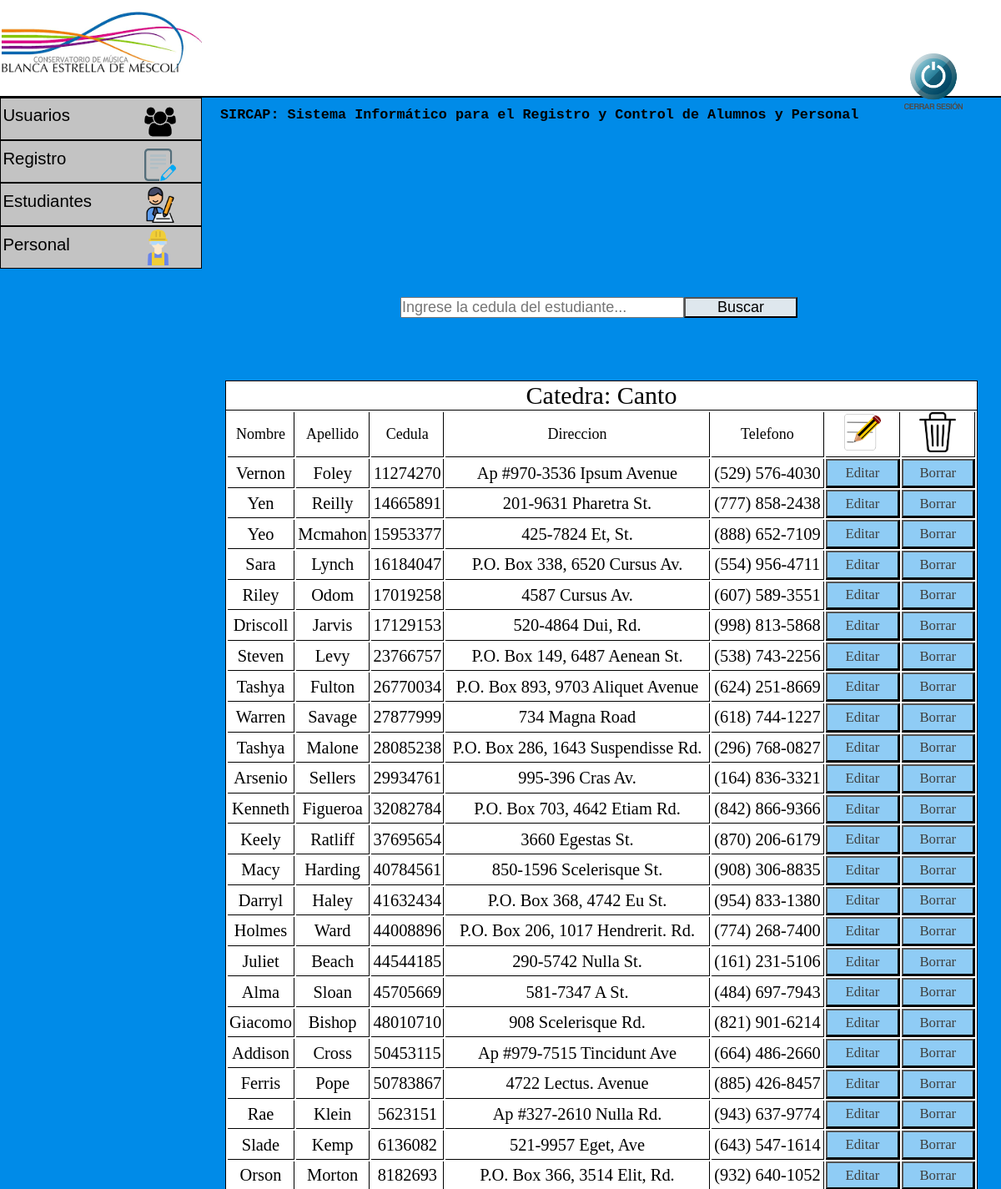
Screenshot of /admin/gestion_de_estudiantes/catedraCanto.php (signed in) with the database file from the repository.
### tables this page shows
CREATE TABLE `estudiantes` (
  `nombre` varchar(20) NOT NULL,
  `apellido` varchar(20) NOT NULL,
  `cedula` varchar(10) NOT NULL,
  `direccion` varchar(40) NOT NULL,
  `telefono` varchar(20) NOT NULL,
  `catedra` varchar(1) NOT NULL,
  `agrupacion` varchar(1) NOT NULL,
  `formacion` varchar(1) NOT NULL
);

### admin/gestion_de_estudiantes/catedraCanto.php (the view, shortened to what this page needs)
  <?php
  include '../../php/conexion.php';
$sql="SELECT nombre,apellido,cedula,direccion,telefono FROM estudiantes WHERE catedra = 6";
$resultado=$conexion->query($sql);
?>
<!DOCTYPE html>
<html lang="es">
<link rel="stylesheet" type="text/css" href="../../css/index.css">
<head>
</head>
<body>
  <header>
    <h2 class="titulo"> SIRCAP: Sistema Informático para el Registro y Control de Alumnos y Personal </h2>
    <img src="../../img/conservatorio logo.png" class="logo">
    <a href="../../php/cierreSesion.php"><img src="../../img/cerrar.png" class="cerrar"></a>
  </header>
  <div id="menu">
    <ul>
      <li><a href="">Usuarios</a> <img id="usuarios" src="../../img/usuarios.png">
      </li>
      <li><a href="">Registro</a> <img id="registro" src="../../img/registro.png">
      </li>
      <li><a href="">Estudiantes<img id="estudiante" src="../../img/estudiante.png"></a>
      </li>
      <li><a href="">Personal<img id="personal" src="../../img/obrero.png"></a>
      </li>
    </ul>
  </div>
 <div>
      <form id="busqueda" method="POST" action="../../php/buscarEstudiante.php" name="busqueda" >
          <input id="barraBusqueda" maxlength="8" placeholder="Ingrese la cedula del estudiante..." name="busqueda" size="30" type="text" />
          <button id="botonBusqueda" type="submit" onclick="validacionBusqueda()">Buscar</button>
      </form>
  </div>
  <div class="tablaRegistro">
<table>
    <thead>
      <caption>Catedra: Canto</caption>
          <tr class="tituloTabla">
          <td>Nombre</td>
              <td>Apellido</td>
              <td>Cedula</td>
              <td>Direccion</td>
              <td>Telefono</td>
              <td class="columnaImagen"><img id="editarRegistro" src="../../img/editar.png"></td>
              <td class="columnaImagen"><img id="borrarRegistro" src="../../img/borrar.png"></td>
          </tr>
    </thead>
    <tbody>
        <?php
        while ($row=$resultado->fetch_assoc()) {
            ?>
            <tr>
                <td><?php echo $row['nombre'];?></td>
                <td><?php echo $row['apellido'];?></td>
                <td><?php echo $row['cedula'];?></td>
                <td><?php echo $row['direccion'];?></td>
                <td><?php echo $row['telefono'];?></td>
                <td>
                    <form method="POST" action="../../php/editarEstudiante.php">
                        <button type="submit"> Editar <input type="hidden" name="cedula" value="<?php echo $row['cedula']?>"> </button>
                    </form>
                </td>
                <td>
                    <form method="POST" action="../../php/eliminarEstudiante.php">
                        <button type="submit"> Borrar <input type="hidden" name="cedula" value="<?php echo $row['cedula']?>"> </button>
                    </form>
                </td>
            </tr>
        <?php
        }
        ?>
    </tbody>
</table>
  </div>
</body>
</html>

### css/index.css (style rules this page uses)
* { margin: 0; padding: 0; }
body { background-color: #008BE8; }
.titulo { font-family: Courier, monospace; font-size: 1.4vw; position: absolute; left: 22%; top: 9%; }
.logo { width: 20%; margin-left: 0.2%; }
header { background-color: white; border-bottom: 2px solid; }
.cerrar { position: absolute; left: 90%; top: 4.5%; width: 6.5%; }
#menu ul, li { list-style: none; margin: 0; padding: 0; }
#menu ul { position: relative; z-index: 597; float: left; }
#menu ul li { float: left; min-height: 1px; line-height: 1em; vertical-align: middle; }
#menu ul li { float: none; }
#menu { width: 20%; }
#menu span, #menu a { display: inline-block; font-family: Arial, Helvetica, sans-serif; font-size: 1.7vw; text-decoration: none; }
#menu:after, #menu ul:after { content: ''; display: block; clear: both; }
#menu ul, #menu li { width: 100%; }
#menu li { background: #C3C3C3; border: 1px solid black; }
#menu a { color: black; line-height: 160%; padding: 2% 15% 5% 1%; width: 25%; }
#usuarios { width: 16%; position: absolute; left: 72%; top: 5%; }
#registro { width: 16%; position: absolute; left: 72%; top: 30%; }
#estudiante { width: 18%; position: absolute; left: 71%; top: 52%; }
#personal { width: 18%; position: absolute; left: 70%; top: 77%; }
#usuarios { font-size: 1.5vw; text-align: center; }
#busqueda { position: absolute; left: 40%; top: 25%; }
#barraBusqueda { font-size: 1.5vw; }
#botonBusqueda { font-size: 1.5vw; position: absolute; width: 40%; background-color: #DEE7ED; }
.tablaRegistro { position: absolute; left: 22.5%; top: 32%; background-color: white; border:1px solid black; width: 75%; }
table { width: 100%; height: 15em; }
.tablaRegistro caption { font-size: 2.5vw; text-align: center; border-bottom: 1px solid black }
.tablaRegistro td { border-bottom: 1px solid black; text-align: center; font-size: 1.7vw; border-right: 1px solid black; height: 1.5em; }
.tituloTabla td { font-size: 1.5vw; text-align: center; border-bottom: 1px solid black; border-right: 1px solid black; }
.columnaImagen { width: 10%; }
#editarRegistro { width: 50%; }
#borrarRegistro { width: 50%; }
table form button { font-size: 1.4vw; width: 100%; color: #3F3F3F; height: 2em; background-color: #008BE870; font-family: 'Arial Black'; }

### rows the page displays
estudiantes: nombre "Vernon", apellido "Foley", cedula "11274270", direccion "Ap #970-3536 Ipsum Avenue", telefono "(529) 576-4030"
estudiantes: nombre "Yen", apellido "Reilly", cedula "14665891", direccion "201-9631 Pharetra St.", telefono "(777) 858-2438"
estudiantes: nombre "Yeo", apellido "Mcmahon", cedula "15953377", direccion "425-7824 Et, St.", telefono "(888) 652-7109"
estudiantes: nombre "Sara", apellido "Lynch", cedula "16184047", direccion "P.O. Box 338, 6520 Cursus Av.", telefono "(554) 956-4711"
estudiantes: nombre "Riley", apellido "Odom", cedula "17019258", direccion "4587 Cursus Av.", telefono "(607) 589-3551"
estudiantes: nombre "Driscoll", apellido "Jarvis", cedula "17129153", direccion "520-4864 Dui, Rd.", telefono "(998) 813-5868"
estudiantes: nombre "Steven", apellido "Levy", cedula "23766757", direccion "P.O. Box 149, 6487 Aenean St.", telefono "(538) 743-2256"
estudiantes: nombre "Tashya", apellido "Fulton", cedula "26770034", direccion "P.O. Box 893, 9703 Aliquet Avenue", telefono "(624) 251-8669"
estudiantes: nombre "Warren", apellido "Savage", cedula "27877999", direccion "734 Magna Road", telefono "(618) 744-1227"
estudiantes: nombre "Tashya", apellido "Malone", cedula "28085238", direccion "P.O. Box 286, 1643 Suspendisse Rd.", telefono "(296) 768-0827"
estudiantes: nombre "Arsenio", apellido "Sellers", cedula "29934761", direccion "995-396 Cras Av.", telefono "(164) 836-3321"
estudiantes: nombre "Kenneth", apellido "Figueroa", cedula "32082784", direccion "P.O. Box 703, 4642 Etiam Rd.", telefono "(842) 866-9366"
estudiantes: nombre "Keely", apellido "Ratliff", cedula "37695654", direccion "3660 Egestas St.", telefono "(870) 206-6179"
estudiantes: nombre "Macy", apellido "Harding", cedula "40784561", direccion "850-1596 Scelerisque St.", telefono "(908) 306-8835"
estudiantes: nombre "Darryl", apellido "Haley", cedula "41632434", direccion "P.O. Box 368, 4742 Eu St.", telefono "(954) 833-1380"
estudiantes: nombre "Holmes", apellido "Ward", cedula "44008896", direccion "P.O. Box 206, 1017 Hendrerit. Rd.", telefono "(774) 268-7400"
estudiantes: nombre "Juliet", apellido "Beach", cedula "44544185", direccion "290-5742 Nulla St.", telefono "(161) 231-5106"
estudiantes: nombre "Alma", apellido "Sloan", cedula "45705669", direccion "581-7347 A St.", telefono "(484) 697-7943"
estudiantes: nombre "Giacomo", apellido "Bishop", cedula "48010710", direccion "908 Scelerisque Rd.", telefono "(821) 901-6214"
estudiantes: nombre "Addison", apellido "Cross", cedula "50453115", direccion "Ap #979-7515 Tincidunt Ave", telefono "(664) 486-2660"
estudiantes: nombre "Ferris", apellido "Pope", cedula "50783867", direccion "4722 Lectus. Avenue", telefono "(885) 426-8457"
estudiantes: nombre "Rae", apellido "Klein", cedula "5623151", direccion "Ap #327-2610 Nulla Rd.", telefono "(943) 637-9774"
estudiantes: nombre "Slade", apellido "Kemp", cedula "6136082", direccion "521-9957 Eget, Ave", telefono "(643) 547-1614"
estudiantes: nombre "Orson", apellido "Morton", cedula "8182693", direccion "P.O. Box 366, 3514 Elit, Rd.", telefono "(932) 640-1052"
